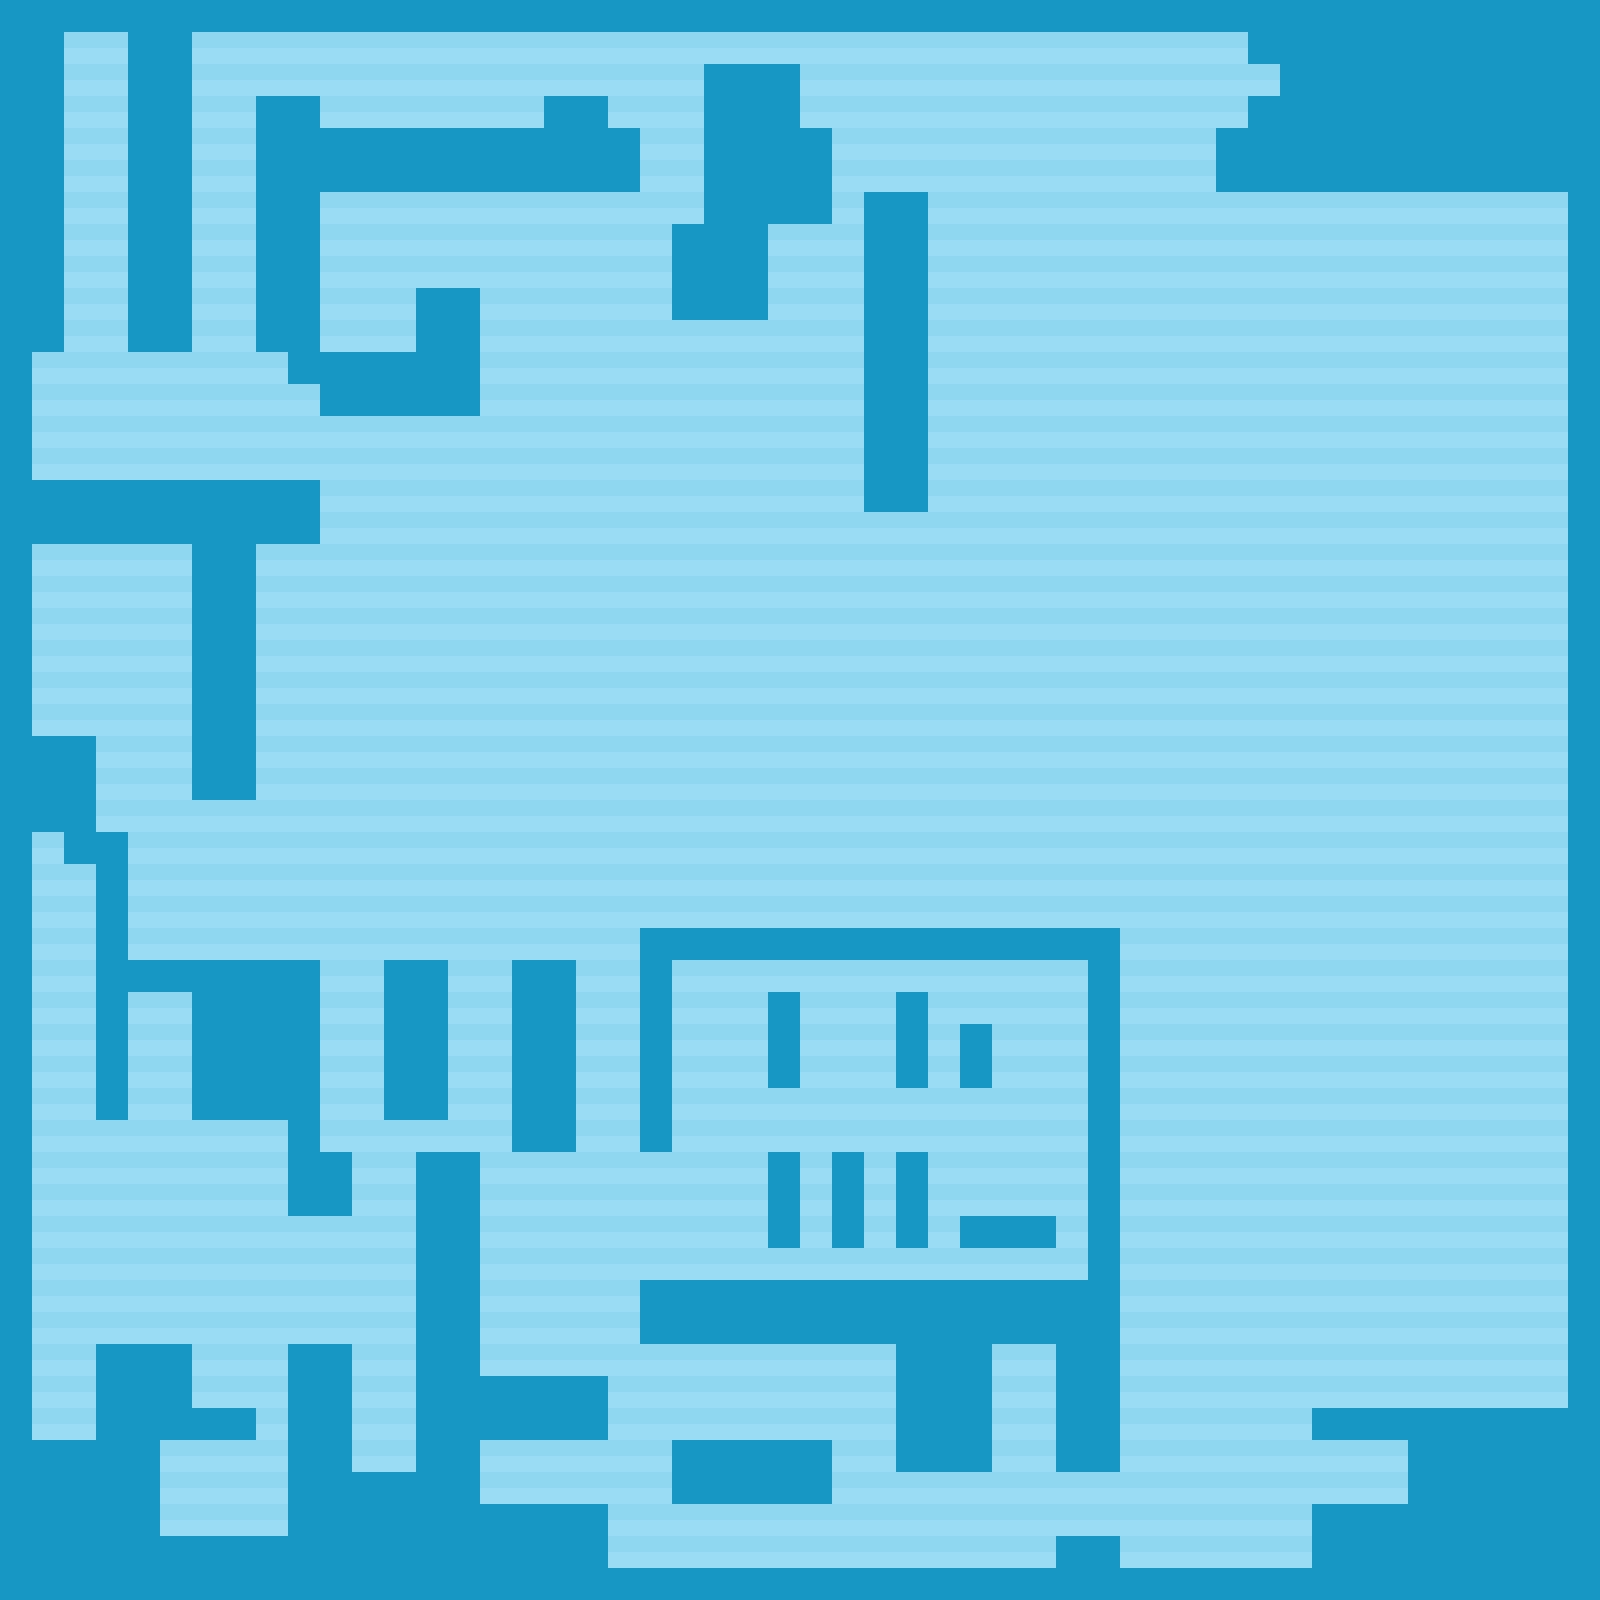

This game map was drawn from its Tiled (.tmx) file and the tilesets committed beside it. A one-line description and the trimmed map source follow:
An orthogonal 50x50 tile map with 32x32 px tiles, 2 tile layers (Floor, wall), 2 tilesets and 1 object (Player).

<map version="1.10" tiledversion="1.11.2" orientation="orthogonal" renderorder="right-down" width="50" height="50" tilewidth="32" tileheight="32" infinite="0" nextlayerid="5" nextobjectid="5">
 <tileset firstgid="1" source="Floor.tsx" />
 <tileset firstgid="526" name="Textura" tilewidth="32" tileheight="32" tilecount="525" columns="25">
  <image source="public/assets/texture.png" width="800" height="680" />
 </tileset>
 <layer id="1" name="Floor" width="50" height="50">
  <data>[2500 cells, 2500 non-empty, 1 distinct tile ids]</data>
 </layer>
 <layer id="4" name="wall" width="50" height="50">
  <properties>
   <property name="Colisionable" type="color" value="" />
  </properties>
  <data>[2500 cells, 716 non-empty, 1 distinct tile ids]</data>
 </layer>
 <objectgroup id="2" name="objeto">
  <object id="1" name="Player" x="107.568" y="104.495" />
 </objectgroup>
</map>
